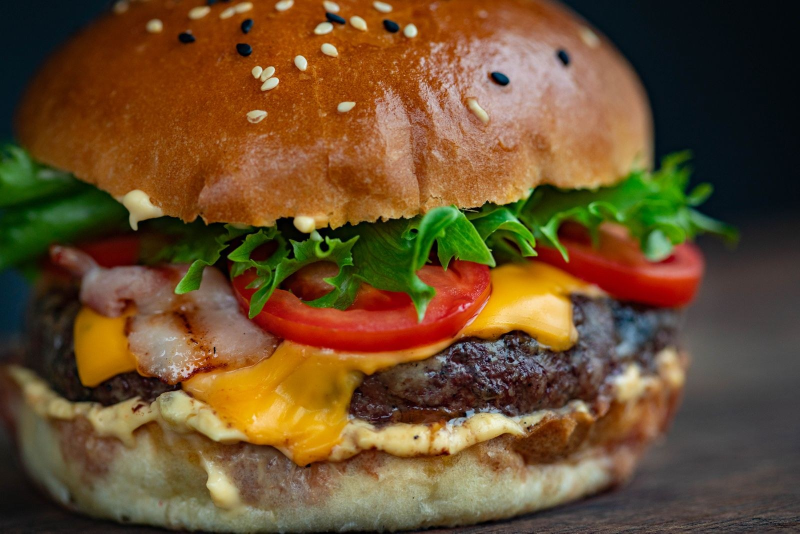
#> input picture assets/images/food/burger.jpg, 1600 x 1067 px, found by its file name (shown at 1/2 size); its folder holds 5 pictures in this run
$ python prepare_assets.py
#> lines starting #> are read from the running program, lines starting #| are printed output that depends on the picture
from pathlib import Path
from PIL import Image,ImageOps,ImageDraw
root=Path('.')
canvas=Image.new('RGB',(800,600))
#> canvas: PIL image 800x600 RGB; every value is 0
for i,name in enumerate(['burger','pasta','pizza','salad']):
 p=Path(f'assets/images/food/{name}.jpg')
 im=Image.open(p); im.save(p,quality=88,optimize=True)
#> further down, im is the input picture: PIL image 1600x1067 RGB; mean R, G, B 106.5, 78.1, 45.1
 im.save(f'assets/images/restaurants/{p.name}',quality=85,optimize=True)
 ImageOps.fit(im,(600,600)).save(f'assets/images/categories/{p.name}',quality=85)
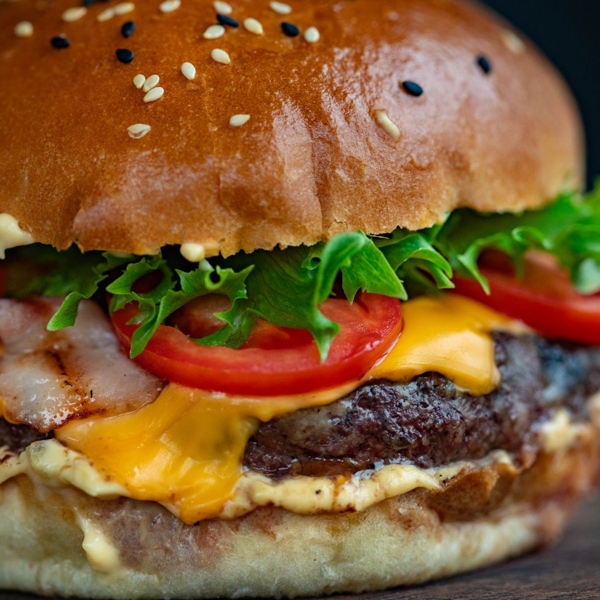
#> saved as burger.jpg: PIL image 600x600 RGB; mean R, G, B 130.3, 91.6, 49.5
 tile=ImageOps.fit(im,(400,300)); canvas.paste(tile,((i%2)*400,(i//2)*300)); ImageDraw.Draw(canvas).text(((i%2)*400+10,(i//2)*300+10),p.stem,fill='white')
#> after `tile = ImageOps.fit(im, (400, 300))`:
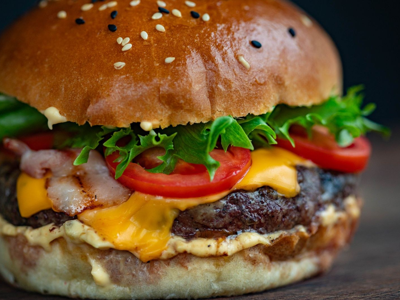
#> tile: PIL image 400x300 RGB; mean R, G, B 115.1, 82.6, 46.4
#> after `canvas.paste(tile, (i % 2 * 400, i // 2 * 300))`:
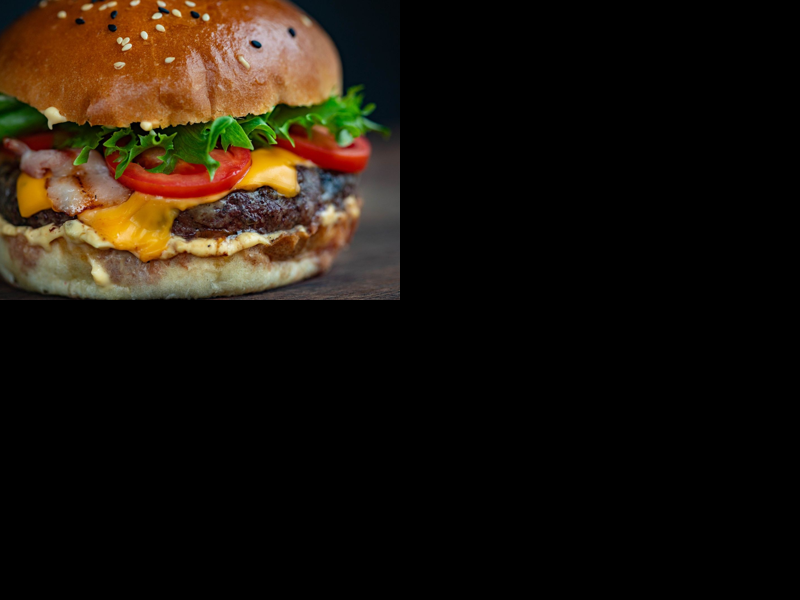
#> canvas: PIL image 800x600 RGB; mean R, G, B 28.8, 20.7, 11.6
#> (the run stopped early here; a loop or call above may not have finished)
